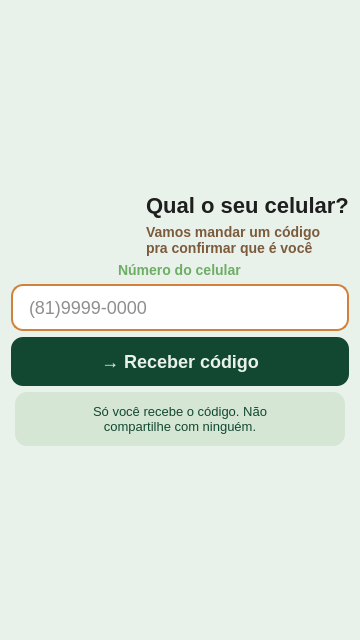
<?xml version="1.0" encoding="UTF-8"?>
<ui version="4.0">
 <class>Form</class>
 <widget class="QWidget" name="Form">
  <property name="geometry">
   <rect>
    <x>0</x>
    <y>0</y>
    <width>360</width>
    <height>640</height>
   </rect>
  </property>
  <property name="minimumSize">
   <size>
    <width>360</width>
    <height>640</height>
   </size>
  </property>
  <property name="maximumSize">
   <size>
    <width>360</width>
    <height>640</height>
   </size>
  </property>
  <property name="windowTitle">
   <string>Form</string>
  </property>
  <property name="styleSheet">
   <string notr="true">QWidget { background-color: #E9F2EA; font-family: &quot;Roboto Flex&quot;; }
QPushButton { background-color: #124831; color: #E9F2EA; font-family: &quot;Roboto Flex&quot;; font-weight: 700; font-size: 18px; border-radius: 12px; padding: 14px; border: none; }
QPushButton:hover { background-color: #0a3020; }
QLineEdit { border: 2px solid #D2813A; color: #1E1E1E; background-color: #FFFFFF; border-radius: 12px; font-size: 18px; padding: 10px 14px; }
QLineEdit:focus { border-color: #124831; }
QLabel#question_label { font-family: &quot;Roboto Flex&quot;; font-weight: 700; font-size: 22px; color: #1E1E1E; }
QLabel#code_label { font-weight: 500; font-size: 14px; color: #7C5A3C; }
QLabel#phone_number_label { font-weight: 700; font-size: 14px; color: #6DAD65; }
QLabel#message_label { font-size: 13px; color: #124831; background-color: #D6E6D4; border-radius: 12px; padding: 12px 16px; }</string>
  </property>
  <layout class="QVBoxLayout" name="verticalLayout_2">
   <item>
    <layout class="QVBoxLayout" name="verticalLayout">
     <item>
      <layout class="QHBoxLayout" name="horizontalLayout">
       <item alignment="Qt::AlignmentFlag::AlignHCenter|Qt::AlignmentFlag::AlignVCenter">
        <widget class="QLabel" name="phone_logo">
         <property name="sizePolicy">
          <sizepolicy hsizetype="Preferred" vsizetype="Maximum">
           <horstretch>0</horstretch>
           <verstretch>0</verstretch>
          </sizepolicy>
         </property>
         <property name="text">
          <string/>
         </property>
         <property name="textFormat">
          <enum>Qt::TextFormat::AutoText</enum>
         </property>
         <property name="pixmap">
          <pixmap>images/phone-icon.png</pixmap>
         </property>
        </widget>
       </item>
       <item>
        <layout class="QVBoxLayout" name="verticalLayout_5">
         <item>
          <widget class="QLabel" name="question_label">
           <property name="sizePolicy">
            <sizepolicy hsizetype="Preferred" vsizetype="Maximum">
             <horstretch>0</horstretch>
             <verstretch>0</verstretch>
            </sizepolicy>
           </property>
           <property name="text">
            <string>Qual o seu celular?</string>
           </property>
          </widget>
         </item>
         <item>
          <widget class="QLabel" name="code_label">
           <property name="sizePolicy">
            <sizepolicy hsizetype="Preferred" vsizetype="Maximum">
             <horstretch>0</horstretch>
             <verstretch>0</verstretch>
            </sizepolicy>
           </property>
           <property name="text">
            <string>Vamos mandar um código pra confirmar que é você</string>
           </property>
          </widget>
         </item>
        </layout>
       </item>
      </layout>
     </item>
     <item alignment="Qt::AlignmentFlag::AlignHCenter">
      <widget class="QLabel" name="phone_number_label">
       <property name="sizePolicy">
        <sizepolicy hsizetype="Maximum" vsizetype="Maximum">
         <horstretch>0</horstretch>
         <verstretch>0</verstretch>
        </sizepolicy>
       </property>
       <property name="text">
        <string>Número do celular</string>
       </property>
      </widget>
     </item>
     <item>
      <widget class="QLineEdit" name="phone_lineedit">
       <property name="placeholderText">
        <string>(81)9999-0000</string>
       </property>
      </widget>
     </item>
     <item>
      <widget class="QPushButton" name="receive_code_button">
       <property name="text">
        <string>→ Receber código</string>
       </property>
       <property name="icon">
        <iconset>
         <normaloff>../../.designer/backup/images/leaves-icon.png</normaloff>../../.designer/backup/images/leaves-icon.png</iconset>
       </property>
      </widget>
     </item>
     <item alignment="Qt::AlignmentFlag::AlignHCenter">
      <widget class="QLabel" name="message_label">
       <property name="sizePolicy">
        <sizepolicy hsizetype="Expanding" vsizetype="Maximum">
         <horstretch>0</horstretch>
         <verstretch>0</verstretch>
        </sizepolicy>
       </property>
       <property name="minimumSize">
        <size>
         <width>330</width>
         <height>0</height>
        </size>
       </property>
       <property name="layoutDirection">
        <enum>Qt::LayoutDirection::LeftToRight</enum>
       </property>
       <property name="text">
        <string>Só você recebe o código. Não &lt;br /&gt;compartilhe com ninguém.</string>
       </property>
       <property name="textFormat">
        <enum>Qt::TextFormat::AutoText</enum>
       </property>
       <property name="scaledContents">
        <bool>false</bool>
       </property>
       <property name="alignment">
        <set>Qt::AlignmentFlag::AlignCenter</set>
       </property>
      </widget>
     </item>
    </layout>
   </item>
  </layout>
 </widget>
 <resources/>
 <connections/>
</ui>
